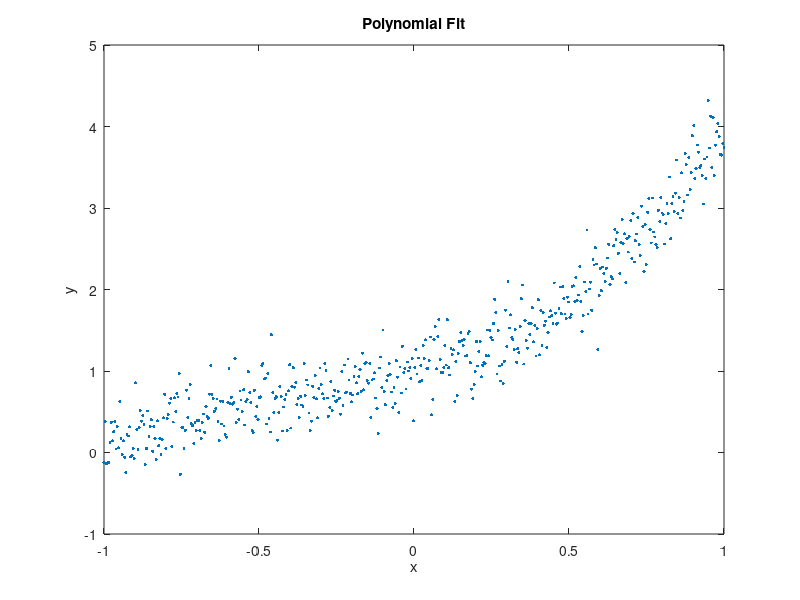

MATLAB code to generate this figure: (Note: this script raises an error after producing the figure.)
% Poly Fit
% HW 4 Pb 1ab

%%%%%%%%%%%%%%%%%%%%%%%%%%%%%%%%%%%%%%%%%%%%%%%%%%%%%%%%%%%%%%%%%%%%

clear
clc
close all

%% Plot of noisy data

load('test_lsq.mat')

figure, plot(x,ynoisy,'.','MarkerSize',7)
xlabel('x'), ylabel('y'), title('Polynomial Fit')
hold on

%% Linear Fit
% Order of Poly Being Fitted
n = 1;

% Set up the Jacobian for an elimination fit to a line
J = cat(2,ones(length(x),1));
for i =  1 : n
    xi = x(:).^i;
    J = cat(2,J,xi);
end % for

M=J'*J;
yprime=J'*ynoisy(:);
[Mmod,ord]=Gauss_elim(M,yprime);
avec=backsub(Mmod(ord,:))

yfit = 0;
for i = 1 : n+1
    yfit = yfit + avec(i)*x.^(i-1);
end % for

plot(x,yfit,'--','LineWidth',4);

%% Quadratic Fit
% Order of Poly Being Fitted
n = 2;

% Set up the Jacobian for an elimination fit to a line
J = cat(2,ones(length(x),1));
for i =  1 : n
    xi = x(:).^i;
    J = cat(2,J,xi);
end % for

M=J'*J;
yprime=J'*ynoisy(:);
[Mmod,ord]=Gauss_elim(M,yprime);
avec=backsub(Mmod(ord,:))

yfit2 = 0;
for i = 1 : n+1
    yfit2 = yfit2 + avec(i)*x.^(i-1);
end % for

plot(x,yfit2,'--','LineWidth',4);

%% MATLAB Built-in Fits
p1 = polyfit(x,ynoisy,1);
y1 = polyval(p1,x);
plot(x,y1,'LineWidth',2);

p2 = polyfit(x,ynoisy,2);
y2 = polyval(p2,x);
plot(x,y2,'LineWidth',2);

legend('Data Set','Linear Fit','Quadratic Fit','MATLAB Linear Fit','MATLAB Quadratic Fit');
hold off

%% Error Vectors & Residuals
EV1 = y1 - yfit;
EV2 = y2 - yfit2;

ErrorVectors = table(EV1,EV2)

R1 = sum((EV1).^2);
R2 = sum((EV2).^2);

Residuals = table(R1,R2)
